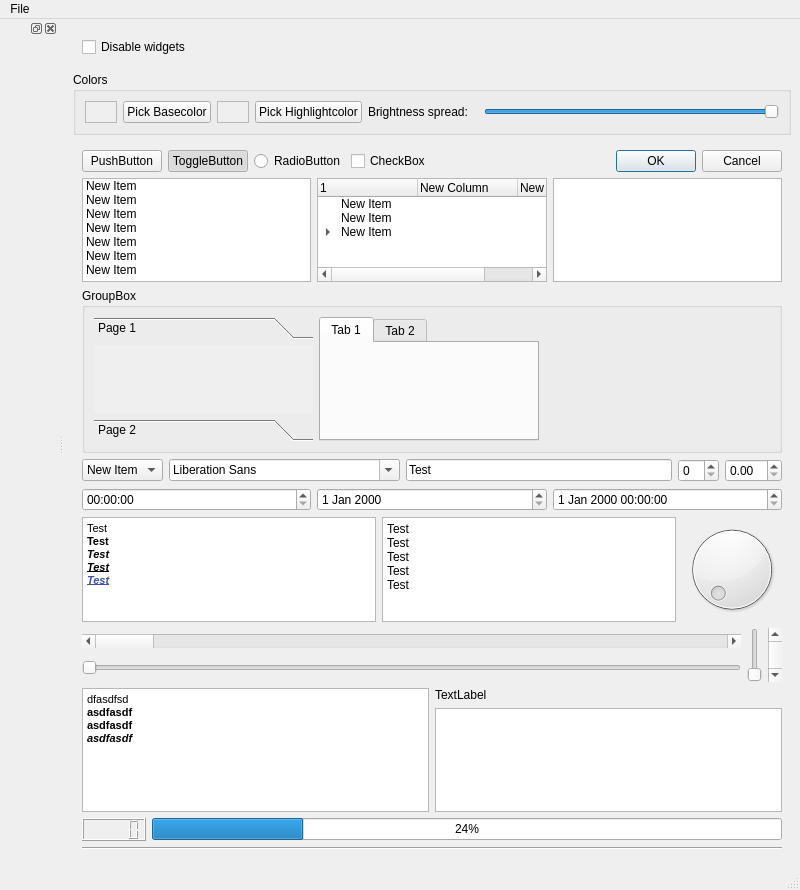
<?xml version="1.0" encoding="UTF-8"?>
<ui version="4.0">
 <class>MainWindow</class>
 <widget class="QMainWindow" name="MainWindow">
  <property name="geometry">
   <rect>
    <x>0</x>
    <y>0</y>
    <width>800</width>
    <height>890</height>
   </rect>
  </property>
  <property name="windowTitle">
   <string>MainWindow</string>
  </property>
  <widget class="QWidget" name="centralwidget">
   <layout class="QVBoxLayout" name="verticalLayout_3">
    <item>
     <widget class="QWidget" name="widget" native="true">
      <layout class="QHBoxLayout" name="horizontalLayout_12">
       <item>
        <widget class="QCheckBox" name="disableWidgets">
         <property name="text">
          <string>Disable widgets</string>
         </property>
        </widget>
       </item>
      </layout>
     </widget>
    </item>
    <item>
     <widget class="QGroupBox" name="groupBox_4">
      <property name="title">
       <string>Colors</string>
      </property>
      <layout class="QHBoxLayout" name="horizontalLayout_15">
       <item>
        <widget class="QFrame" name="chipBaseColor">
         <property name="minimumSize">
          <size>
           <width>32</width>
           <height>0</height>
          </size>
         </property>
         <property name="maximumSize">
          <size>
           <width>32</width>
           <height>16777215</height>
          </size>
         </property>
         <property name="autoFillBackground">
          <bool>true</bool>
         </property>
         <property name="frameShape">
          <enum>QFrame::StyledPanel</enum>
         </property>
         <property name="frameShadow">
          <enum>QFrame::Raised</enum>
         </property>
        </widget>
       </item>
       <item>
        <widget class="QPushButton" name="pickBaseColor">
         <property name="text">
          <string>Pick Basecolor</string>
         </property>
        </widget>
       </item>
       <item>
        <widget class="QFrame" name="chipHighlightColor">
         <property name="minimumSize">
          <size>
           <width>32</width>
           <height>0</height>
          </size>
         </property>
         <property name="maximumSize">
          <size>
           <width>32</width>
           <height>16777215</height>
          </size>
         </property>
         <property name="autoFillBackground">
          <bool>true</bool>
         </property>
         <property name="frameShape">
          <enum>QFrame::StyledPanel</enum>
         </property>
         <property name="frameShadow">
          <enum>QFrame::Raised</enum>
         </property>
        </widget>
       </item>
       <item>
        <widget class="QPushButton" name="pickHighlightColor">
         <property name="text">
          <string>Pick Highlightcolor</string>
         </property>
        </widget>
       </item>
       <item>
        <widget class="QLabel" name="label_2">
         <property name="text">
          <string>Brightness spread:   </string>
         </property>
        </widget>
       </item>
       <item>
        <widget class="QSlider" name="spreadSlider">
         <property name="maximum">
          <number>5000</number>
         </property>
         <property name="value">
          <number>5000</number>
         </property>
         <property name="sliderPosition">
          <number>5000</number>
         </property>
         <property name="orientation">
          <enum>Qt::Horizontal</enum>
         </property>
        </widget>
       </item>
      </layout>
     </widget>
    </item>
    <item>
     <widget class="QWidget" name="mainWidget" native="true">
      <layout class="QVBoxLayout" name="verticalLayout_4">
       <item>
        <layout class="QHBoxLayout" name="horizontalLayout">
         <item>
          <widget class="QPushButton" name="pushButton">
           <property name="text">
            <string>PushButton</string>
           </property>
          </widget>
         </item>
         <item>
          <widget class="QPushButton" name="pushButton_2">
           <property name="text">
            <string>ToggleButton</string>
           </property>
           <property name="checkable">
            <bool>true</bool>
           </property>
           <property name="checked">
            <bool>true</bool>
           </property>
          </widget>
         </item>
         <item>
          <widget class="QRadioButton" name="radioButton">
           <property name="text">
            <string>RadioButton</string>
           </property>
          </widget>
         </item>
         <item>
          <widget class="QCheckBox" name="checkBox">
           <property name="text">
            <string>CheckBox</string>
           </property>
          </widget>
         </item>
         <item>
          <widget class="QDialogButtonBox" name="buttonBox">
           <property name="standardButtons">
            <set>QDialogButtonBox::Cancel|QDialogButtonBox::Ok</set>
           </property>
          </widget>
         </item>
        </layout>
       </item>
       <item>
        <layout class="QHBoxLayout" name="horizontalLayout_2">
         <item>
          <widget class="QListWidget" name="listWidget">
           <item>
            <property name="text">
             <string>New Item</string>
            </property>
           </item>
           <item>
            <property name="text">
             <string>New Item</string>
            </property>
           </item>
           <item>
            <property name="text">
             <string>New Item</string>
            </property>
           </item>
           <item>
            <property name="text">
             <string>New Item</string>
            </property>
           </item>
           <item>
            <property name="text">
             <string>New Item</string>
            </property>
           </item>
           <item>
            <property name="text">
             <string>New Item</string>
            </property>
           </item>
           <item>
            <property name="text">
             <string>New Item</string>
            </property>
           </item>
          </widget>
         </item>
         <item>
          <widget class="QTreeWidget" name="treeWidget">
           <column>
            <property name="text">
             <string notr="true">1</string>
            </property>
           </column>
           <column>
            <property name="text">
             <string>New Column</string>
            </property>
           </column>
           <column>
            <property name="text">
             <string>New Column</string>
            </property>
           </column>
           <item>
            <property name="text">
             <string>New Item</string>
            </property>
           </item>
           <item>
            <property name="text">
             <string>New Item</string>
            </property>
           </item>
           <item>
            <property name="text">
             <string>New Item</string>
            </property>
            <item>
             <property name="text">
              <string>New Subitem</string>
             </property>
            </item>
           </item>
          </widget>
         </item>
         <item>
          <widget class="QTableWidget" name="tableWidget"/>
         </item>
        </layout>
       </item>
       <item>
        <widget class="QGroupBox" name="groupBox">
         <property name="title">
          <string>GroupBox</string>
         </property>
         <layout class="QHBoxLayout" name="horizontalLayout_3">
          <item>
           <widget class="QToolBox" name="toolBox">
            <property name="currentIndex">
             <number>0</number>
            </property>
            <widget class="QWidget" name="page">
             <property name="geometry">
              <rect>
               <x>0</x>
               <y>0</y>
               <width>211</width>
               <height>69</height>
              </rect>
             </property>
             <attribute name="label">
              <string>Page 1</string>
             </attribute>
            </widget>
            <widget class="QWidget" name="page_2">
             <property name="geometry">
              <rect>
               <x>0</x>
               <y>0</y>
               <width>211</width>
               <height>69</height>
              </rect>
             </property>
             <attribute name="label">
              <string>Page 2</string>
             </attribute>
            </widget>
           </widget>
          </item>
          <item>
           <widget class="QTabWidget" name="tabWidget">
            <widget class="QWidget" name="tab">
             <attribute name="title">
              <string>Tab 1</string>
             </attribute>
            </widget>
            <widget class="QWidget" name="tab_2">
             <attribute name="title">
              <string>Tab 2</string>
             </attribute>
            </widget>
           </widget>
          </item>
          <item>
           <widget class="QStackedWidget" name="stackedWidget">
            <widget class="QWidget" name="page_3"/>
            <widget class="QWidget" name="page_4"/>
           </widget>
          </item>
          <item>
           <widget class="QFrame" name="frame">
            <property name="frameShape">
             <enum>QFrame::StyledPanel</enum>
            </property>
            <property name="frameShadow">
             <enum>QFrame::Raised</enum>
            </property>
           </widget>
          </item>
         </layout>
        </widget>
       </item>
       <item>
        <layout class="QHBoxLayout" name="horizontalLayout_4">
         <item>
          <widget class="QComboBox" name="comboBox">
           <item>
            <property name="text">
             <string>New Item</string>
            </property>
           </item>
           <item>
            <property name="text">
             <string>New Item</string>
            </property>
           </item>
           <item>
            <property name="text">
             <string>New Item</string>
            </property>
           </item>
           <item>
            <property name="text">
             <string>New Item</string>
            </property>
           </item>
           <item>
            <property name="text">
             <string>New Item</string>
            </property>
           </item>
           <item>
            <property name="text">
             <string>New Item</string>
            </property>
           </item>
           <item>
            <property name="text">
             <string>New Item</string>
            </property>
           </item>
           <item>
            <property name="text">
             <string>New Item</string>
            </property>
           </item>
           <item>
            <property name="text">
             <string>New Item</string>
            </property>
           </item>
           <item>
            <property name="text">
             <string>New Item</string>
            </property>
           </item>
           <item>
            <property name="text">
             <string>New Item</string>
            </property>
           </item>
           <item>
            <property name="text">
             <string>New Item</string>
            </property>
           </item>
          </widget>
         </item>
         <item>
          <widget class="QFontComboBox" name="fontComboBox"/>
         </item>
         <item>
          <widget class="QLineEdit" name="lineEdit">
           <property name="text">
            <string>Test</string>
           </property>
          </widget>
         </item>
         <item>
          <widget class="QSpinBox" name="spinBox"/>
         </item>
         <item>
          <widget class="QDoubleSpinBox" name="doubleSpinBox"/>
         </item>
        </layout>
       </item>
       <item>
        <layout class="QHBoxLayout" name="horizontalLayout_5">
         <item>
          <widget class="QTimeEdit" name="timeEdit"/>
         </item>
         <item>
          <widget class="QDateEdit" name="dateEdit"/>
         </item>
         <item>
          <widget class="QDateTimeEdit" name="dateTimeEdit"/>
         </item>
        </layout>
       </item>
       <item>
        <layout class="QHBoxLayout" name="horizontalLayout_6">
         <item>
          <widget class="QTextEdit" name="textEdit">
           <property name="html">
            <string>&lt;!DOCTYPE HTML PUBLIC &quot;-//W3C//DTD HTML 4.0//EN&quot; &quot;http://www.w3.org/TR/REC-html40/strict.dtd&quot;&gt;
&lt;html&gt;&lt;head&gt;&lt;meta name=&quot;qrichtext&quot; content=&quot;1&quot; /&gt;&lt;style type=&quot;text/css&quot;&gt;
p, li { white-space: pre-wrap; }
&lt;/style&gt;&lt;/head&gt;&lt;body style=&quot; font-family:'MS Shell Dlg 2'; font-size:8.25pt; font-weight:400; font-style:normal;&quot;&gt;
&lt;p style=&quot; margin-top:0px; margin-bottom:0px; margin-left:0px; margin-right:0px; -qt-block-indent:0; text-indent:0px;&quot;&gt;&lt;span style=&quot; font-size:8pt;&quot;&gt;Test&lt;/span&gt;&lt;/p&gt;
&lt;p style=&quot; margin-top:0px; margin-bottom:0px; margin-left:0px; margin-right:0px; -qt-block-indent:0; text-indent:0px;&quot;&gt;&lt;span style=&quot; font-size:8pt; font-weight:600;&quot;&gt;Test&lt;/span&gt;&lt;/p&gt;
&lt;p style=&quot; margin-top:0px; margin-bottom:0px; margin-left:0px; margin-right:0px; -qt-block-indent:0; text-indent:0px;&quot;&gt;&lt;span style=&quot; font-size:8pt; font-weight:600; font-style:italic;&quot;&gt;Test&lt;/span&gt;&lt;/p&gt;
&lt;p style=&quot; margin-top:0px; margin-bottom:0px; margin-left:0px; margin-right:0px; -qt-block-indent:0; text-indent:0px;&quot;&gt;&lt;span style=&quot; font-size:8pt; font-weight:600; font-style:italic; text-decoration: underline;&quot;&gt;Test&lt;/span&gt;&lt;/p&gt;
&lt;p style=&quot; margin-top:0px; margin-bottom:0px; margin-left:0px; margin-right:0px; -qt-block-indent:0; text-indent:0px;&quot;&gt;&lt;span style=&quot; font-size:8pt; font-weight:600; font-style:italic; text-decoration: underline; color:#4052a5;&quot;&gt;Test&lt;/span&gt;&lt;/p&gt;&lt;/body&gt;&lt;/html&gt;</string>
           </property>
          </widget>
         </item>
         <item>
          <widget class="QPlainTextEdit" name="plainTextEdit">
           <property name="plainText">
            <string>Test
Test
Test
Test
Test</string>
           </property>
          </widget>
         </item>
         <item>
          <widget class="QDial" name="dial"/>
         </item>
        </layout>
       </item>
       <item>
        <layout class="QHBoxLayout" name="horizontalLayout_8">
         <item>
          <layout class="QVBoxLayout" name="verticalLayout">
           <item>
            <widget class="QScrollBar" name="horizontalScrollBar">
             <property name="orientation">
              <enum>Qt::Horizontal</enum>
             </property>
            </widget>
           </item>
           <item>
            <widget class="QSlider" name="horizontalSlider">
             <property name="orientation">
              <enum>Qt::Horizontal</enum>
             </property>
            </widget>
           </item>
          </layout>
         </item>
         <item>
          <layout class="QHBoxLayout" name="horizontalLayout_7">
           <item>
            <widget class="QSlider" name="verticalSlider">
             <property name="orientation">
              <enum>Qt::Vertical</enum>
             </property>
            </widget>
           </item>
           <item>
            <widget class="QScrollBar" name="verticalScrollBar">
             <property name="orientation">
              <enum>Qt::Vertical</enum>
             </property>
            </widget>
           </item>
          </layout>
         </item>
        </layout>
       </item>
       <item>
        <layout class="QHBoxLayout" name="horizontalLayout_9">
         <item>
          <widget class="QTextBrowser" name="textBrowser">
           <property name="html">
            <string>&lt;!DOCTYPE HTML PUBLIC &quot;-//W3C//DTD HTML 4.0//EN&quot; &quot;http://www.w3.org/TR/REC-html40/strict.dtd&quot;&gt;
&lt;html&gt;&lt;head&gt;&lt;meta name=&quot;qrichtext&quot; content=&quot;1&quot; /&gt;&lt;style type=&quot;text/css&quot;&gt;
p, li { white-space: pre-wrap; }
&lt;/style&gt;&lt;/head&gt;&lt;body style=&quot; font-family:'MS Shell Dlg 2'; font-size:8.25pt; font-weight:400; font-style:normal;&quot;&gt;
&lt;p style=&quot; margin-top:0px; margin-bottom:0px; margin-left:0px; margin-right:0px; -qt-block-indent:0; text-indent:0px;&quot;&gt;&lt;span style=&quot; font-size:8pt;&quot;&gt;dfasdfsd&lt;/span&gt;&lt;/p&gt;
&lt;p style=&quot; margin-top:0px; margin-bottom:0px; margin-left:0px; margin-right:0px; -qt-block-indent:0; text-indent:0px;&quot;&gt;&lt;span style=&quot; font-size:8pt; font-weight:600;&quot;&gt;asdfasdf&lt;/span&gt;&lt;/p&gt;
&lt;p style=&quot; margin-top:0px; margin-bottom:0px; margin-left:0px; margin-right:0px; -qt-block-indent:0; text-indent:0px;&quot;&gt;&lt;span style=&quot; font-size:8pt; font-weight:600;&quot;&gt;asdfasdf&lt;/span&gt;&lt;/p&gt;
&lt;p style=&quot; margin-top:0px; margin-bottom:0px; margin-left:0px; margin-right:0px; -qt-block-indent:0; text-indent:0px;&quot;&gt;&lt;span style=&quot; font-size:8pt; font-weight:600; font-style:italic;&quot;&gt;asdfasdf&lt;/span&gt;&lt;/p&gt;&lt;/body&gt;&lt;/html&gt;</string>
           </property>
          </widget>
         </item>
         <item>
          <layout class="QVBoxLayout" name="verticalLayout_2">
           <item>
            <widget class="QLabel" name="label">
             <property name="text">
              <string>TextLabel</string>
             </property>
            </widget>
           </item>
           <item>
            <widget class="QGraphicsView" name="graphicsView"/>
           </item>
          </layout>
         </item>
        </layout>
       </item>
       <item>
        <layout class="QHBoxLayout" name="horizontalLayout_11">
         <item>
          <widget class="QLCDNumber" name="lcdNumber"/>
         </item>
         <item>
          <widget class="QProgressBar" name="progressBar">
           <property name="value">
            <number>24</number>
           </property>
          </widget>
         </item>
        </layout>
       </item>
       <item>
        <layout class="QHBoxLayout" name="horizontalLayout_10">
         <item>
          <widget class="Line" name="line">
           <property name="orientation">
            <enum>Qt::Horizontal</enum>
           </property>
          </widget>
         </item>
        </layout>
       </item>
      </layout>
     </widget>
    </item>
   </layout>
  </widget>
  <widget class="QMenuBar" name="menubar">
   <property name="geometry">
    <rect>
     <x>0</x>
     <y>0</y>
     <width>800</width>
     <height>21</height>
    </rect>
   </property>
   <widget class="QMenu" name="menuOptions">
    <property name="title">
     <string>File</string>
    </property>
    <addaction name="actionDisable_Widgets"/>
    <addaction name="actionSample_2"/>
    <addaction name="actionSample_3"/>
    <addaction name="separator"/>
    <addaction name="actionSample_4"/>
   </widget>
   <addaction name="menuOptions"/>
  </widget>
  <widget class="QStatusBar" name="statusbar"/>
  <widget class="QDockWidget" name="dockWidget">
   <attribute name="dockWidgetArea">
    <number>1</number>
   </attribute>
   <widget class="QWidget" name="dockWidgetContents"/>
  </widget>
  <action name="actionDisable_Widgets">
   <property name="text">
    <string>Sample 1</string>
   </property>
  </action>
  <action name="actionSample_2">
   <property name="text">
    <string>Sample 2</string>
   </property>
  </action>
  <action name="actionSample_3">
   <property name="text">
    <string>Sample 3</string>
   </property>
  </action>
  <action name="actionSample_4">
   <property name="text">
    <string>Sample 4</string>
   </property>
  </action>
 </widget>
 <resources/>
 <connections/>
</ui>
